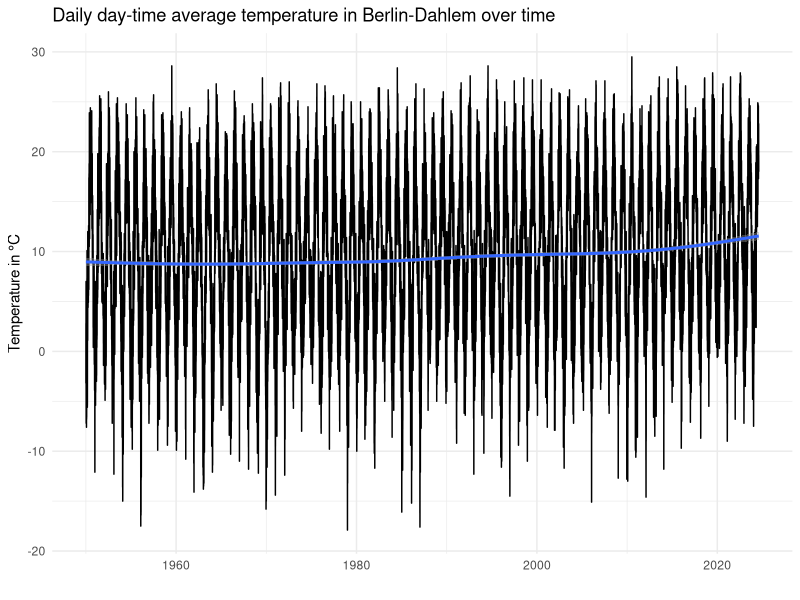
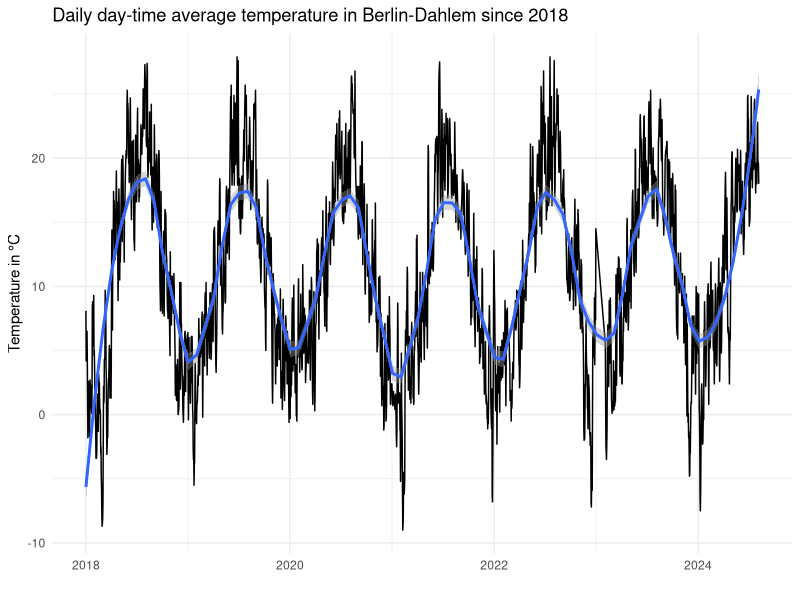
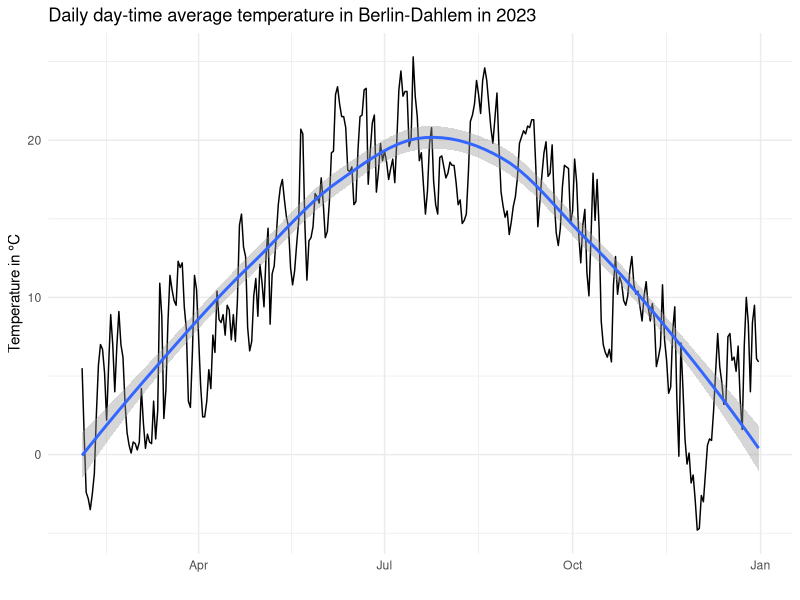
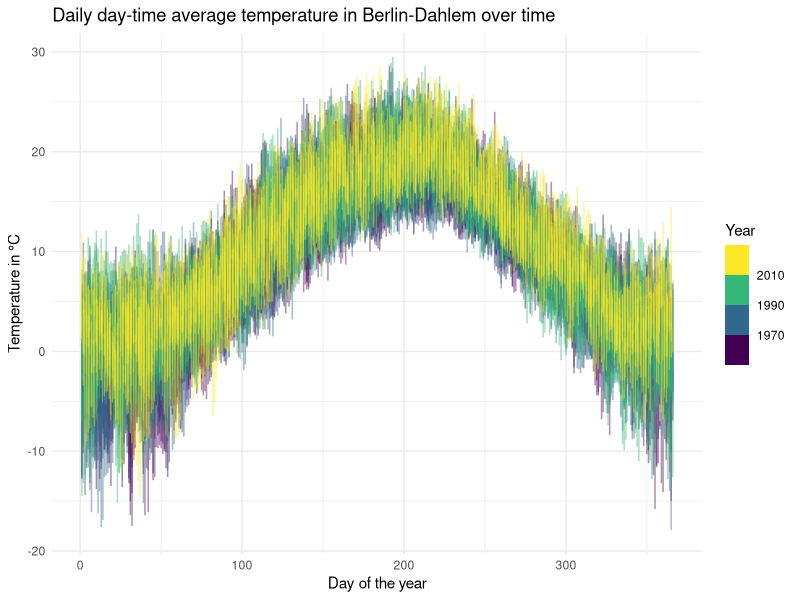
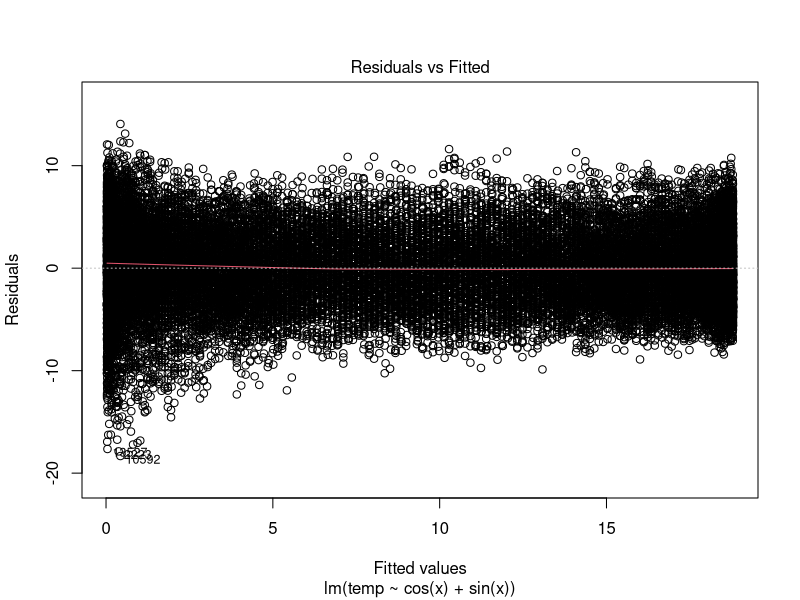
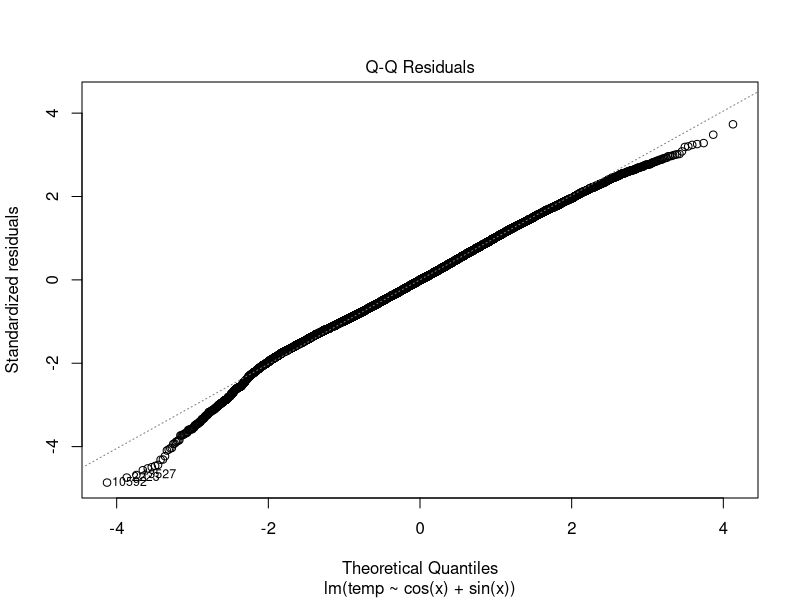
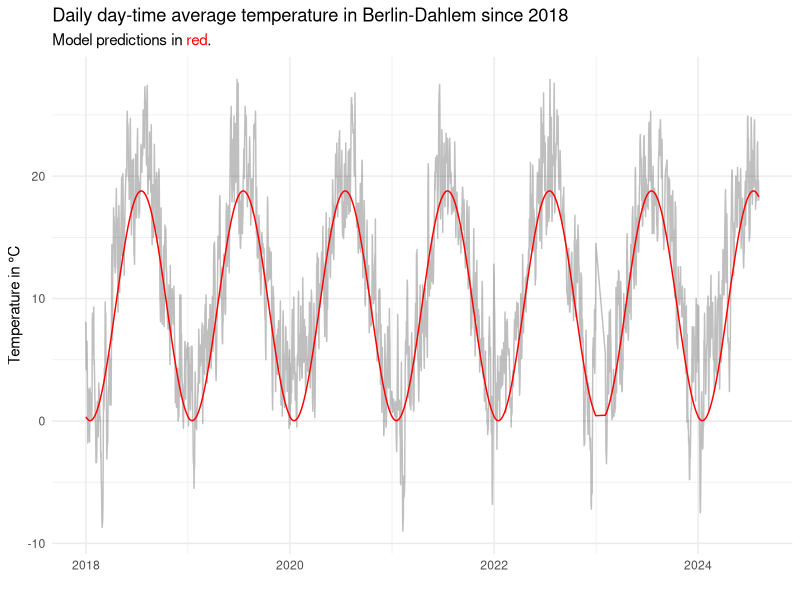
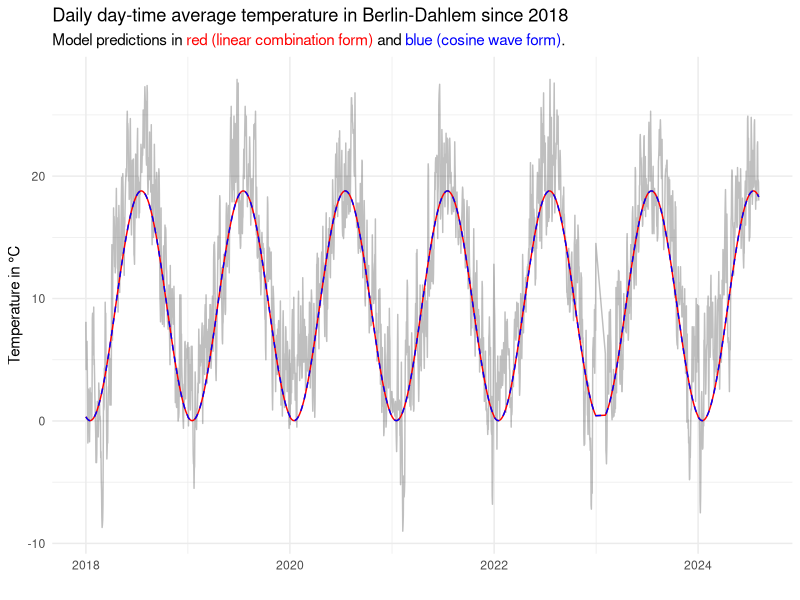

Here is the R script that generated these plots, in order:
## ---- chunk 1
knitr::opts_chunk$set(echo = TRUE)
## ---- chunk 2
library(dplyr)
library(tidyr)
library(ggplot2)
library(ggtext)

theme_set(theme_minimal())
## ---- chunk 3
raw_hist <- read.delim('data/produkt_klima_tag_19500101_20221231_00403.txt', sep = ';')
head(raw_hist)
## ---- chunk 4
raw_pres <- read.delim('data/produkt_klima_tag_20230203_20240805_00403.txt', sep = ';')
head(raw_pres)
## ---- chunk 5
meas <- bind_rows(raw_hist, raw_pres) |>
    select(date = MESS_DATUM, temp = TMK) |>   # TMK is day-time average temperature in °C
    mutate(date = as.POSIXct(strptime(date, "%Y%m%d")),
           year = as.integer(as.numeric(format(date, "%Y"))),
           day = as.integer(as.numeric(format(date, "%j")))) |> # day of the year as decimal number from 1 to 366
    distinct(date, .keep_all = TRUE)   # remove duplicates
rm(raw_hist, raw_pres)                 # don't need the raw data any more
stopifnot(all(count(meas, date)$n == 1))   # make sure there are no duplicates
head(meas)
## ---- chunk 6
ggplot(meas, aes(date, temp)) +
    geom_line() +
    geom_smooth(method = "gam") +
    labs(title = "Daily day-time average temperature in Berlin-Dahlem over time",
         x = "",
         y = "Temperature in °C")
## ---- chunk 7
filter(meas, year >= 2018) |>
    ggplot(aes(date, temp)) +
        geom_line() +
        geom_smooth(span = 0.2, method = "loess") +
        labs(title = "Daily day-time average temperature in Berlin-Dahlem since 2018",
             x = "",
             y = "Temperature in °C")
## ---- chunk 8
filter(meas, year == 2023) |>
    ggplot(aes(date, temp)) +
        geom_line(method = "loess") +
        geom_smooth() +
        labs(title = "Daily day-time average temperature in Berlin-Dahlem in 2023",
             x = "",
             y = "Temperature in °C")
## ---- chunk 9
ggplot(meas, aes(day, temp, color = year)) +
    geom_line(alpha = 0.25) +
    scale_color_binned(name = "Year", type = 'viridis') +
    labs(title = "Daily day-time average temperature in Berlin-Dahlem over time",
             x = "Day of the year",
             y = "Temperature in °C")
## ---- chunk 10
# compute frequency x
meas <- mutate(meas, x = 2 * pi * day/366)

# fit the model
m1 <- lm(temp ~ cos(x) + sin(x), meas)
summary(m1)
## ---- chunk 11
plot(m1, which = 1:2, ask = FALSE)
## ---- chunk 12
meas_fit <- cbind(meas, pred = fitted(m1))

filter(meas_fit, year >= 2018) |>
    ggplot() +
        geom_line(aes(date, temp), alpha = 0.25) +
        geom_line(aes(date, pred), color = 'red') +
        labs(title = "Daily day-time average temperature in Berlin-Dahlem since 2018",
             subtitle = "Model predictions in <span style='color:red'>red</span>.",
             x = "",
             y = "Temperature in °C") +
        theme(plot.subtitle = element_markdown())
## ---- chunk 13
a <- m1$coefficients[2]
b <- m1$coefficients[3]

# calculate c and phi from the coefficients a and b
c <- sign(a) * sqrt(a^2 + b^2)
phi <- atan(-b/a)

# predictions from the cosine wave form of the model equation for model m1
meas_fit$pred2 <- m1$coefficients[1] + c * cos(meas$x + phi)

filter(meas_fit, year >= 2018) |>
    ggplot() +
        geom_line(aes(date, temp), alpha = 0.25) +
        geom_line(aes(date, pred), color = 'red') +
        geom_line(aes(date, pred2), color = 'blue', linetype = "dashed") +
        labs(title = "Daily day-time average temperature in Berlin-Dahlem since 2018",
             subtitle = "Model predictions in <span style='color:red'>red (linear combination form)</span> 
                         and <span style='color:blue'>blue (cosine wave form)</span>.",
             x = "",
             y = "Temperature in °C") +
        theme(plot.subtitle = element_markdown())

## ---- chunk 14
ggplot(meas_fit) +
    geom_line(aes(date, temp), alpha = 0.25) +
    geom_line(aes(date, pred), color = 'red') +
    labs(title = "Daily day-time average temperature in Berlin-Dahlem over time",
         subtitle = "Model predictions in <span style='color:red'>red</span>.",
         x = "",
         y = "Temperature in °C") +
    theme(plot.subtitle = element_markdown())
## ---- chunk 15
ggplot(meas_fit, aes(day, temp, color = year)) +
    geom_line(alpha = 0.25) +
    geom_line(aes(day, pred), color = 'red') +
    scale_color_binned(name = "Year", type = 'viridis') +
    labs(title = "Daily day-time average temperature in Berlin-Dahlem over time",
         subtitle = "Model predictions in <span style='color:red'>red</span>.",
         x = "Day of the year",
         y = "Temperature in °C") +
    theme(plot.subtitle = element_markdown())
## ---- chunk 16
(mean_err_per_decade <- mutate(meas_fit, d = round((year - 1900) / 10) * 10,
                 decade = as.ordered(ifelse(d < 100, paste0("19", d, "s"), sprintf("20%02ds", d - 100)))) |>
    group_by(decade) |>
    summarise(mean_error = mean(pred - temp)))
ggplot(mean_err_per_decade, aes(x = decade, y = mean_error)) +
    geom_hline(yintercept = 0, linetype = "dashed") +
    geom_point() +
    scale_y_continuous(limits = c(-2, 2)) +
    labs(title = "Mean prediction error per decade for m1",
         x = "Decade",
         y = "Prediction error in °C")
## ---- chunk 17
m2 <- lm(temp ~ cos(x) + sin(x) + year, meas)
summary(m2)
## ---- chunk 18
plot(m2, which = 1:2, ask = FALSE)
## ---- chunk 19
meas_fit2 <- cbind(meas, pred = fitted(m2))

filter(meas_fit2, year >= 2018) |>
    ggplot() +
        geom_line(aes(date, temp), alpha = 0.25) +
        geom_line(aes(date, pred), color = 'red') +
        labs(title = "Daily day-time average temperature in Berlin-Dahlem since 2018",
             subtitle = "Model predictions in <span style='color:red'>red</span>.",
             x = "",
             y = "Temperature in °C") +
        theme(plot.subtitle = element_markdown())
## ---- chunk 20
ggplot(meas_fit2) +
    geom_line(aes(date, temp), alpha = 0.25) +
    geom_line(aes(date, pred), color = 'red') +
    labs(title = "Daily day-time average temperature in Berlin-Dahlem over time",
         subtitle = "Model predictions in <span style='color:red'>red</span>.",
         x = "",
         y = "Temperature in °C") +
    theme(plot.subtitle = element_markdown())
## ---- chunk 21
ggplot(meas_fit2, aes(day, temp, color = year)) +
    geom_line(alpha = 0.25) +
    geom_line(aes(day, pred, color = year, group = year)) +
    scale_color_binned(type = 'viridis') +
    labs(title = "Daily day-time average temperature in Berlin-Dahlem over time",
         subtitle = "Model predictions as opaque colored curves.",
         x = "Day of the year",
         y = "Temperature in °C") +
    theme(plot.subtitle = element_markdown())
## ---- chunk 22
(mean_err_per_decade2 <- mutate(meas_fit2, d = round((year - 1900) / 10) * 10,
                                           decade = as.ordered(ifelse(d < 100, paste0("19", d, "s"),
                                                                      sprintf("20%02ds", d - 100)))) |>
    group_by(decade) |>
    summarise(mean_error = mean(pred - temp)))

ggplot(mean_err_per_decade2, aes(x = decade, y = mean_error)) +
    geom_hline(yintercept = 0, linetype = "dashed") +
    geom_point() +
    scale_y_continuous(limits = c(-2, 2)) +
    labs(title = "Mean prediction error per decade for m2",
         x = "Decade",
         y = "Prediction error in °C")
## ---- chunk 23
resid <- meas_fit2$temp - meas_fit2$pred
ggplot(data.frame(resid = resid), aes(resid, after_stat(density))) +
    geom_histogram(bins = 20) +
    labs(title = "Distribution of residuals for model m2",
         x = "Residual of predicted temperature in °C",
         y = "Density")
## ---- chunk 24
quantile(abs(resid), 0.9)
## ---- chunk 25
thresh_unusal_temp <- 6

resid_stats <- group_by(meas_fit2, year) |>
    summarise(me = mean(temp - pred),
              mae = mean(abs(temp - pred)),
              prop_days_warmer = mean(temp > pred + thresh_unusal_temp),
              prop_days_colder = mean(temp < pred - thresh_unusal_temp))

resid_stats_plt <- pivot_longer(resid_stats, !year, names_to = "measure")

filter(resid_stats_plt, measure %in% c("mae", "me")) |>
    mutate(measure = factor(case_match(measure, "mae" ~ "Mean abs. deviation", "me" ~ "Mean deviation"),
                            levels = c("Mean deviation", "Mean abs. deviation"))) |>
    ggplot(aes(x = year, y = value, fill = measure)) +
        geom_col(position = position_dodge()) +
        scale_fill_discrete(guide = "none") +
        facet_wrap(vars(measure), nrow = 2, scales = "free_y") +
        labs(title = "Deviation from the typical seasonal temperature",
             x = "Year",
             y = "Temperature in °C")
## ---- chunk 26
select(resid_stats, year, me) |>
    arrange(me) |>
    mutate(rank = row_number()) |>
    filter(rank %in% c(1:3, (n()-2):n())) |>
    select(rank, everything())
## ---- chunk 27
select(resid_stats, year, mae) |>
    arrange(mae) |>
    mutate(rank = row_number()) |>
    filter(rank %in% c(1:3, (n()-2):n())) |>
    select(rank, everything())
## ---- chunk 28
filter(resid_stats_plt, measure %in% c("prop_days_warmer", "prop_days_colder")) |>
    mutate(measure = case_match(measure, "prop_days_warmer" ~ "Unusually warm", "prop_days_colder" ~ "Unusually cold")) |>
    ggplot(aes(x = year, y = value, fill = measure)) +
        geom_col(position = position_stack()) +
        scale_fill_discrete(limits = rev, name = "") +
        labs(title = "Proportion of unusually warm or cold days",
             x = "Year",
             y = "")
## ---- chunk 29
select(resid_stats, year, prop_days_warmer, prop_days_colder) |>
    mutate(prop_days_unusual = prop_days_warmer + prop_days_colder) |>
    arrange(prop_days_unusual) |>
    mutate(rank = row_number()) |>
    filter(rank %in% c(1:3, (n()-2):n())) |>
    select(rank, year, prop_days_unusual, everything())
## ---- chunk 30
least_deviation_yr <- slice_min(resid_stats, mae) |> pull(year)
most_deviation_yr <- slice_max(resid_stats, mae) |> pull(year)

least_most_plt <- data.frame(year = c(least_deviation_yr, most_deviation_yr), label = c("least deviation", "most deviation")) |>
    inner_join(meas_fit2, by = 'year') |>
    mutate(label = paste0(year, " (", label, ")"),
           resid = temp - pred,
           transparency = ifelse(abs(resid) > thresh_unusal_temp, 0.5, 0.1))

ggplot(least_most_plt, aes(day, temp, color = label)) +
    geom_point(aes(alpha = transparency)) +
    geom_line(aes(day, pred)) +
    scale_color_discrete(guide = guide_legend(title = NULL)) +
    scale_alpha_identity(guide = NULL) +
    labs(title = "Daily day-time average temperature in Berlin-Dahlem over time for select years",
         x = "Day of the year",
         y = "Temperature in °C")
## ---- chunk 31
ggplot(least_most_plt, aes(day, resid, color = label, alpha = transparency)) +
    geom_hline(yintercept = 0, linetype = "dashed") +
    geom_hline(yintercept = -thresh_unusal_temp, linetype = "dotted") +
    geom_hline(yintercept = thresh_unusal_temp, linetype = "dotted") +
    geom_point() +
    scale_color_discrete(guide = guide_legend(title = NULL)) +
    scale_alpha_identity(guide = NULL) +
    labs(title = "Residuals for select years",
         x = "Day of the year",
         y = "Residual of predicted temperature in °C")
## ---- chunk 32
# fit the model
m3 <- lm(temp ~ cos(x) + sin(x), filter(meas, year < 1960))
summary(m3)
## ---- chunk 33
meas_fit3 <- cbind(meas, pred = predict(m3, meas))

ggplot(meas_fit3) +
    geom_line(aes(date, temp), alpha = 0.25) +
    geom_line(aes(date, pred), color = 'red') +
    labs(title = "Daily day-time average temperature in Berlin-Dahlem",
         subtitle = "Model predictions in <span style='color:red'>red</span>.",
         x = "",
         y = "Temperature in °C") +
    theme(plot.subtitle = element_markdown())
## ---- chunk 34
(mean_err_per_decade3 <- mutate(meas_fit3, d = round((year - 1900) / 10) * 10,
                                           decade = as.ordered(ifelse(d < 100, paste0("19", d, "s"),
                                                                      sprintf("20%02ds", d - 100)))) |>
    group_by(decade) |>
    summarise(mean_error = mean(pred - temp)))

ggplot(mean_err_per_decade3, aes(x = decade, y = mean_error)) +
    geom_hline(yintercept = 0, linetype = "dashed") +
    geom_point() +
    scale_y_continuous(limits = c(-2, 2)) +
    labs(title = "Mean prediction error per decade for m3",
         x = "Decade",
         y = "Prediction error in °C")
## ---- chunk 35
resid_stats <- group_by(meas_fit3, year) |>
    summarise(me = mean(temp - pred),
              mae = mean(abs(temp - pred)),
              prop_days_warmer = mean(temp > pred + thresh_unusal_temp),
              prop_days_colder = mean(temp < pred - thresh_unusal_temp))

resid_stats_plt <- pivot_longer(resid_stats, !year, names_to = "measure")

filter(resid_stats_plt, measure %in% c("mae", "me")) |>
    mutate(measure = factor(case_match(measure, "mae" ~ "Mean abs. deviation", "me" ~ "Mean deviation"),
                            levels = c("Mean deviation", "Mean abs. deviation"))) |>
    ggplot(aes(x = year, y = value, fill = measure)) +
        geom_col(position = position_dodge()) +
        scale_fill_discrete(guide = "none") +
        facet_wrap(vars(measure), nrow = 2, scales = "free_y") +
        labs(title = "Deviation from the typical seasonal temperature",
             x = "Year",
             y = "Temperature in °C")
## ---- chunk 36
select(resid_stats, year, me) |>
    arrange(me) |>
    mutate(rank = row_number()) |>
    filter(rank %in% c(1:3, (n()-2):n())) |>
    select(rank, everything())
## ---- chunk 37
select(resid_stats, year, mae) |>
    arrange(mae) |>
    mutate(rank = row_number()) |>
    filter(rank %in% c(1:3, (n()-2):n())) |>
    select(rank, everything())
## ---- chunk 38
filter(resid_stats_plt, measure %in% c("prop_days_warmer", "prop_days_colder")) |>
    mutate(measure = case_match(measure, "prop_days_warmer" ~ "Unusually warm", "prop_days_colder" ~ "Unusually cold")) |>
    ggplot(aes(x = year, y = value, fill = measure)) +
        geom_col(position = position_stack()) +
        scale_fill_discrete(limits = rev, name = "") +
        labs(title = "Proportion of unusually warm or cold days",
             x = "Year",
             y = "")
## ---- chunk 39
select(resid_stats, year, prop_days_warmer, prop_days_colder) |>
    mutate(prop_days_unusual = prop_days_warmer + prop_days_colder) |>
    arrange(prop_days_unusual) |>
    mutate(rank = row_number()) |>
    filter(rank %in% c(1:3, (n()-2):n())) |>
    select(rank, year, prop_days_unusual, everything())
## ---- chunk 40
select(resid_stats, year, prop_days_warmer) |>
    arrange(desc(prop_days_warmer)) |>
    head(5)
## ---- chunk 41
least_deviation_yr <- slice_min(resid_stats, mae) |> pull(year)
most_deviation_yr <- slice_max(resid_stats, mae) |> pull(year)

least_most_plt <- data.frame(year = c(least_deviation_yr, most_deviation_yr), label = c("least deviation", "most deviation")) |>
    inner_join(meas_fit3, by = 'year') |>
    mutate(label = paste0(year, " (", label, ")"),
           resid = temp - pred,
           transparency = ifelse(abs(resid) > thresh_unusal_temp, 0.5, 0.1))

ggplot(least_most_plt) +
    geom_point(aes(day, temp, alpha = transparency, color = label)) +
    geom_line(aes(day, pred)) +
    scale_color_discrete(guide = guide_legend(title = NULL)) +
    scale_alpha_identity(guide = NULL) +
    labs(title = "Daily day-time average temperature in Berlin-Dahlem over time for select years",
         x = "Day of the year",
         y = "Temperature in °C")
